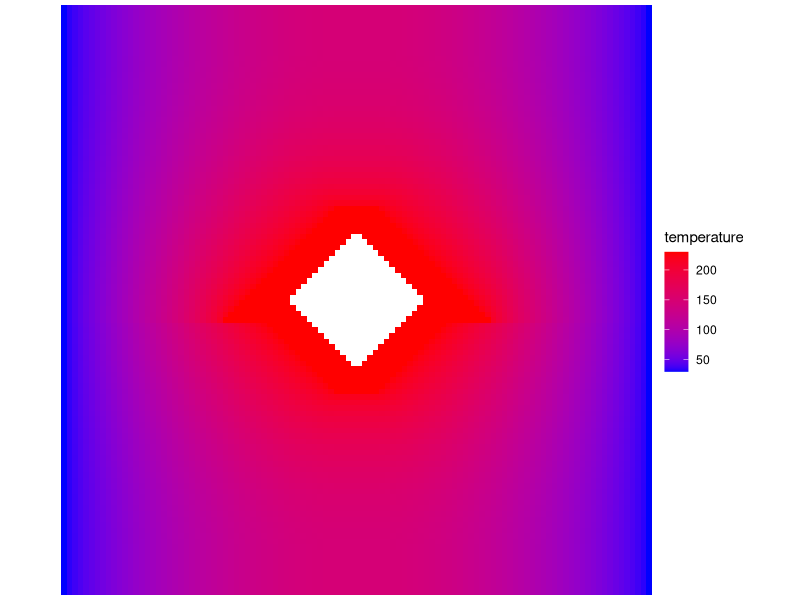

Write R code to recreate this figure.
library(tidyverse)

# read in the necessary files
solution <- read_csv("solution.csv")
coordinates <- read_csv("index_coordinates.csv")

# merge them
solution <- merge(coordinates, solution)

fix_symmetry <- function(s_df) {
  max_x <- max(s_df$x)
  max_y <- max(s_df$y)
  max_index <- max(s_df$index)
  # do one axis of rotation
  for (n in 1:nrow(s_df)) {
    new_row <- list(
      max_index + n,
      2 * max_x - s_df$x[n],
      s_df$y[n],
      s_df$temperature[n]
    )
    s_df[max_index + n, ] <- new_row
  }
  # do the other axis of rotation
  max_index <- max(s_df$index) # reset the max index again
  for (n in 1:nrow(s_df)) {
    new_row <- list(
      max_index + n,
      s_df$x[n],
      2 * max_y - s_df$y[n],
      s_df$temperature[n]
    )
    s_df[max_index + n, ] <- new_row
  }
  return(s_df)
}

# applying symmetry condition to create full data
solution <- fix_symmetry(solution)

# now plot
plot <- solution %>%
  ggplot(mapping = aes(x = x, y = y, color = temperature)) +
  geom_point(shape = 15, size = 15) +
  scale_colour_gradient(low = "blue", high = "red") +
  coord_fixed() +
  theme_void()

ggsave("plot.png", width = 6, height = 5)
